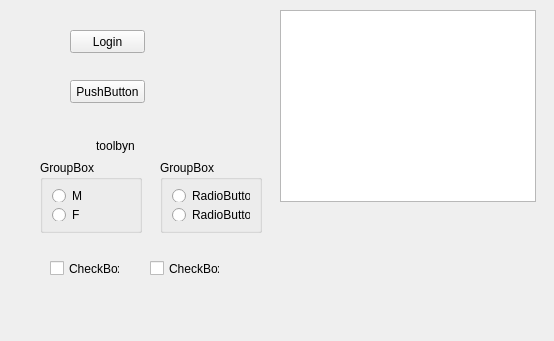
<?xml version="1.0" encoding="UTF-8"?>
<ui version="4.0">
 <class>Widget</class>
 <widget class="QWidget" name="Widget">
  <property name="geometry">
   <rect>
    <x>0</x>
    <y>0</y>
    <width>554</width>
    <height>341</height>
   </rect>
  </property>
  <property name="windowTitle">
   <string>Widget</string>
  </property>
  <widget class="QPushButton" name="pushButton">
   <property name="geometry">
    <rect>
     <x>70</x>
     <y>30</y>
     <width>75</width>
     <height>23</height>
    </rect>
   </property>
   <property name="text">
    <string>Login</string>
   </property>
  </widget>
  <widget class="QToolButton" name="toolButton">
   <property name="geometry">
    <rect>
     <x>70</x>
     <y>130</y>
     <width>91</width>
     <height>31</height>
    </rect>
   </property>
   <property name="text">
    <string>toolbyn</string>
   </property>
   <property name="icon">
    <iconset>
     <normalon>:/Image/rec1.bmp</normalon>
     <activeon>:/Image/rec2.bmp</activeon>
     <selectedon>:/Image/DRAGON_256_1.bmp</selectedon>
    </iconset>
   </property>
   <property name="toolButtonStyle">
    <enum>Qt::ToolButtonTextBesideIcon</enum>
   </property>
   <property name="autoRaise">
    <bool>true</bool>
   </property>
  </widget>
  <widget class="QPushButton" name="pushButton_2">
   <property name="geometry">
    <rect>
     <x>70</x>
     <y>80</y>
     <width>75</width>
     <height>23</height>
    </rect>
   </property>
   <property name="text">
    <string>PushButton</string>
   </property>
   <property name="icon">
    <iconset>
     <normalon>:/Image/rec2.bmp</normalon>
    </iconset>
   </property>
  </widget>
  <widget class="QCheckBox" name="checkBox">
   <property name="geometry">
    <rect>
     <x>50</x>
     <y>260</y>
     <width>70</width>
     <height>17</height>
    </rect>
   </property>
   <property name="text">
    <string>CheckBox</string>
   </property>
  </widget>
  <widget class="QCheckBox" name="cBox">
   <property name="geometry">
    <rect>
     <x>150</x>
     <y>260</y>
     <width>70</width>
     <height>17</height>
    </rect>
   </property>
   <property name="text">
    <string>CheckBox</string>
   </property>
   <property name="tristate">
    <bool>true</bool>
   </property>
  </widget>
  <widget class="QGroupBox" name="groupBox">
   <property name="geometry">
    <rect>
     <x>40</x>
     <y>160</y>
     <width>102</width>
     <height>73</height>
    </rect>
   </property>
   <property name="title">
    <string>GroupBox</string>
   </property>
   <layout class="QVBoxLayout" name="verticalLayout">
    <item>
     <widget class="QRadioButton" name="rBtnMan">
      <property name="text">
       <string>M</string>
      </property>
     </widget>
    </item>
    <item>
     <widget class="QRadioButton" name="rBtnFm">
      <property name="text">
       <string>F</string>
      </property>
     </widget>
    </item>
   </layout>
  </widget>
  <widget class="QGroupBox" name="groupBox_2">
   <property name="geometry">
    <rect>
     <x>160</x>
     <y>160</y>
     <width>102</width>
     <height>73</height>
    </rect>
   </property>
   <property name="title">
    <string>GroupBox</string>
   </property>
   <layout class="QVBoxLayout" name="verticalLayout_2">
    <item>
     <widget class="QRadioButton" name="radioButton_3">
      <property name="text">
       <string>RadioButton</string>
      </property>
     </widget>
    </item>
    <item>
     <widget class="QRadioButton" name="radioButton_4">
      <property name="text">
       <string>RadioButton</string>
      </property>
     </widget>
    </item>
   </layout>
  </widget>
  <widget class="QListWidget" name="listWidget">
   <property name="geometry">
    <rect>
     <x>280</x>
     <y>10</y>
     <width>256</width>
     <height>192</height>
    </rect>
   </property>
  </widget>
 </widget>
 <resources/>
 <connections/>
</ui>
